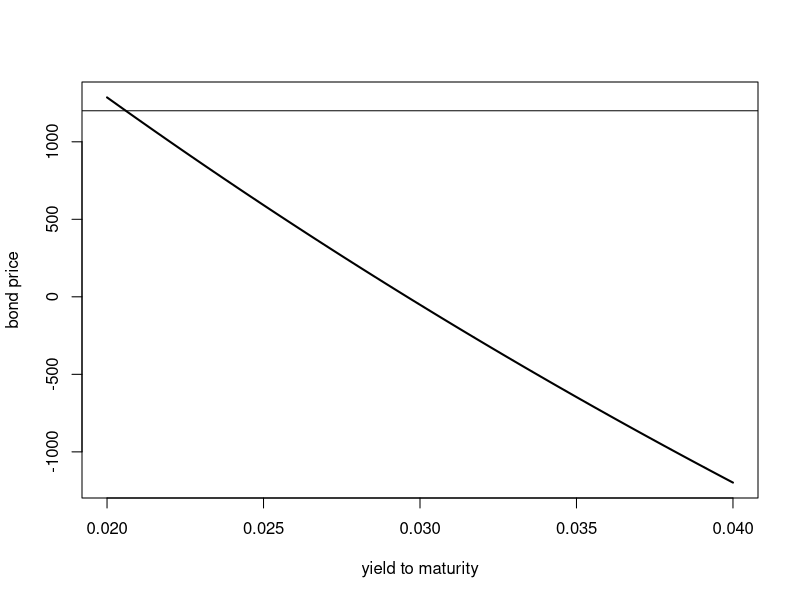

The R source for this figure: (Note: this script raises an error after producing the figure.)
CalculateBondPrice <- function (cpn,mat,yld,par){
  
  px <- cpn/yld + (par - cpn/yld) * (1 + yld)^(-2 * mat) - 9800
}

GetYTM <- function(cpn, mat, yld, par, price){
  result <- CalculateBondPrice - price
  
}

price <- 9800
C <- 280
T <- 8
par <- 10000

r <- seq(0.02, 0.04, length = 300)

prices <- CalculateBondPrice(cpn=C, mat=T, yld=r, par=par)
yield.to.maturaty <- spline(prices, r, xout=prices)

plot(r,prices, xlab="yield to maturity", ylab="bond price",
     type="l", lwd=2)
abline(h=1200)
abline(v=yield.to.maturity)


uniroot(function(r) r^2 - 0.5, c(0.7,0.8))

result <- uniroot(GetYTM,  c(-1,1), cpn=C, mat=T, par=par, price=price)
result$root

result <- uniroot(CalculateBondPrice,  c(-1,1), cpn=C, mat=T, par=par)
result$root

f1 <- function (x, a, b) a*x+b
